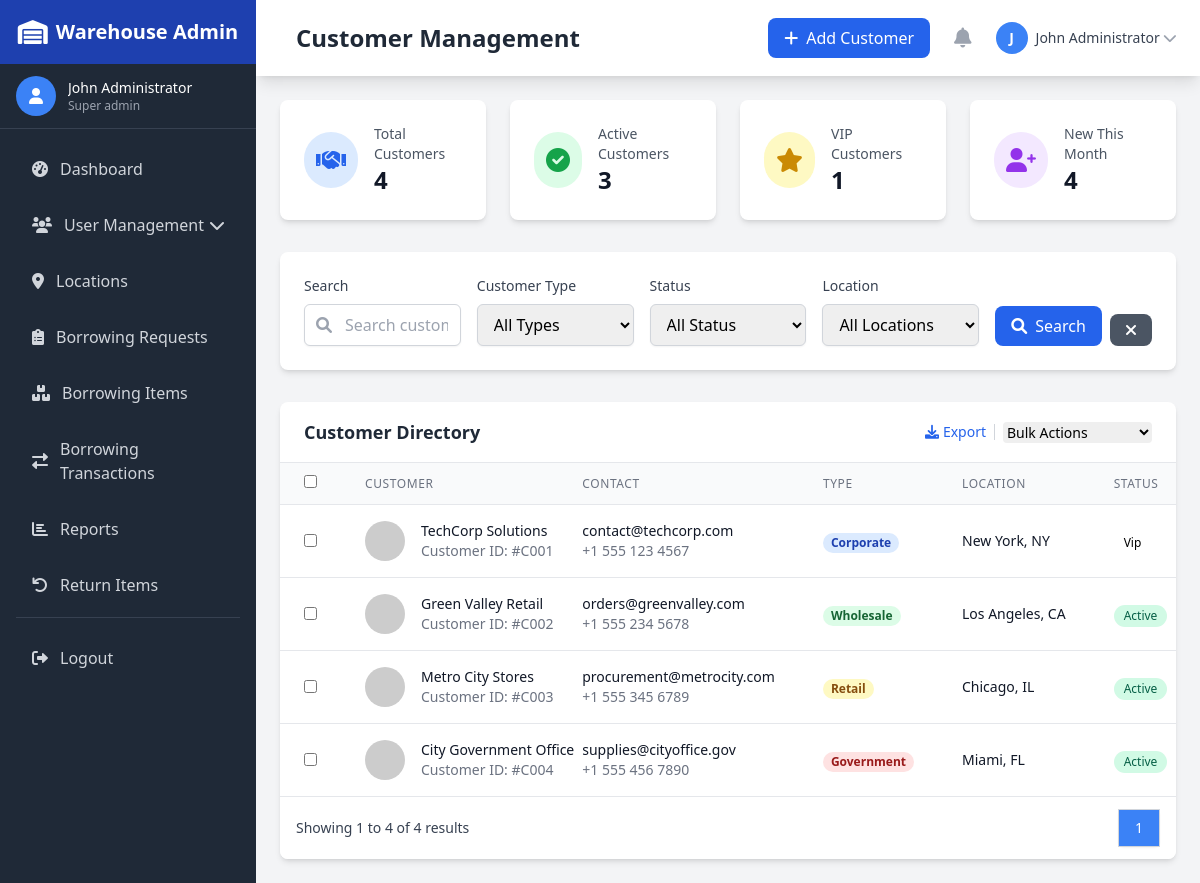
/user-management/customer-management.php (signed in), run on the app's committed database.
### tables this page shows
CREATE TABLE Customer (
    id INT PRIMARY KEY AUTO_INCREMENT,
    name VARCHAR(100),
    email VARCHAR(100) UNIQUE,
    password_hash VARCHAR(255),
    phone VARCHAR(20),
    address TEXT,
    customer_type ENUM('retail', 'wholesale', 'corporate', 'government') DEFAULT 'retail',
    location_type ENUM('local', 'regional', 'national', 'international') DEFAULT 'local',
    contact_person VARCHAR(100),
    alt_phone VARCHAR(20),
    credit_limit DECIMAL(10,2) DEFAULT 0.00,
    payment_terms ENUM('net-30', 'net-60', 'cod', 'advance') DEFAULT 'net-30',
    billing_address TEXT,
    shipping_address TEXT,
    status ENUM('active', 'inactive', 'vip', 'suspended') DEFAULT 'active',
    created_at DATETIME DEFAULT CURRENT_TIMESTAMP
);

### user-management/customer-management.php (the view, shortened to what this page needs)
<?php
require_once '../includes/auth.php';
function getCustomerStats($pdo) {
    $stats = [];
    $stmt = $pdo->query("SELECT COUNT(*) as total FROM Customer");
    $stats['total_customers'] = $stmt->fetch()['total'] ?? 0;
    $stmt = $pdo->query("SELECT COUNT(*) as active FROM Customer WHERE status = 'active'");
    $stats['active_customers'] = $stmt->fetch()['active'] ?? 0;
    $stmt = $pdo->query("SELECT COUNT(*) as vip FROM Customer WHERE status = 'vip'");
    $stats['vip_customers'] = $stmt->fetch()['vip'] ?? 0;
    $stmt = $pdo->query("SELECT COUNT(*) as new_customers FROM Customer WHERE created_at >= DATE_SUB(NOW(), INTERVAL 30 DAY)");
    $stats['new_this_month'] = $stmt->fetch()['new_customers'] ?? 0;
    return $stats;
}
function getCustomers($pdo, $page = 1, $limit = 10, $filters = []) {
    $offset = ($page - 1) * $limit;
    $whereClause = "WHERE 1=1";
    $params = [];
    $query = "SELECT * FROM Customer $whereClause ORDER BY created_at DESC LIMIT :limit OFFSET :offset";
    $stmt = $pdo->prepare($query);
    $stmt->bindValue(':limit', $limit, PDO::PARAM_INT);
    $stmt->bindValue(':offset', $offset, PDO::PARAM_INT);
    $stmt->execute();
    return $stmt->fetchAll();
}
$filters = [
    'search' => $_GET['search'] ?? '',
    'type' => $_GET['type'] ?? '',
    'status' => $_GET['status'] ?? '',
    'location' => $_GET['location'] ?? ''
];
$page = (int)($_GET['page'] ?? 1);
$limit = 10;
$stats = getCustomerStats($pdo);
$customers = getCustomers($pdo, $page, $limit, $filters);
?>
<!DOCTYPE html>
<html lang="en">
<head>
    <script src="https://cdn.tailwindcss.com"></script>
    <link href="https://cdnjs.cloudflare.com/ajax/libs/font-awesome/6.0.0/css/all.min.css" rel="stylesheet">
    <link rel="stylesheet" href="../css/style.css">
</head>
<body class="bg-gray-100">
    <?php include '../includes/sidebar.php'; ?>
    <div class="lg:ml-64">
        <?php include '../includes/navbar.php'; ?>
        <main class="p-6">
            <div class="grid grid-cols-1 md:grid-cols-4 gap-6 mb-8">
                <div class="bg-white rounded-lg shadow-md p-6">
                    <div class="flex items-center">
                        <div class="p-3 rounded-full bg-blue-100 text-blue-600">
                            <i class="fas fa-handshake text-2xl"></i>
                        </div>
                        <div class="ml-4">
                            <h2 class="text-sm font-medium text-gray-600">Total Customers</h2>
                            <p class="text-2xl font-semibold text-gray-900"><?php echo $stats['total_customers']; ?></p>
                        </div>
                    </div>
                </div>
                <div class="bg-white rounded-lg shadow-md p-6">
                    <div class="flex items-center">
                        <div class="p-3 rounded-full bg-green-100 text-green-600">
                            <i class="fas fa-check-circle text-2xl"></i>
                        </div>
                        <div class="ml-4">
                            <h2 class="text-sm font-medium text-gray-600">Active Customers</h2>
                            <p class="text-2xl font-semibold text-gray-900"><?php echo $stats['active_customers']; ?></p>
                        </div>
                    </div>
                </div>
                <div class="bg-white rounded-lg shadow-md p-6">
                    <div class="flex items-center">
                        <div class="p-3 rounded-full bg-yellow-100 text-yellow-600">
                            <i class="fas fa-star text-2xl"></i>
                        </div>
                        <div class="ml-4">
                            <h2 class="text-sm font-medium text-gray-600">VIP Customers</h2>
                            <p class="text-2xl font-semibold text-gray-900"><?php echo $stats['vip_customers']; ?></p>
                        </div>
                    </div>
                </div>
                <div class="bg-white rounded-lg shadow-md p-6">
                    <div class="flex items-center">
                        <div class="p-3 rounded-full bg-purple-100 text-purple-600">
                            <i class="fas fa-user-plus text-2xl"></i>
                        </div>
                        <div class="ml-4">
                            <h2 class="text-sm font-medium text-gray-600">New This Month</h2>
                            <p class="text-2xl font-semibold text-gray-900"><?php echo $stats['new_this_month']; ?></p>
                        </div>
                    </div>
                </div>
            </div>
            <div class="bg-white rounded-lg shadow-md p-6 mb-8">
                <form method="GET" action="">
                    <div class="grid grid-cols-1 md:grid-cols-5 gap-4">
                        <div>
                            <label class="block text-sm font-medium text-gray-700 mb-2">Search</label>
                            <div class="relative">
                                <input type="text" name="search" placeholder="Search customers..."
                                       value="<?php echo htmlspecialchars($filters['search']); ?>"
                                       class="form-input pl-10" id="search-input">
                                <div class="absolute inset-y-0 left-0 pl-3 flex items-center">
                                    <i class="fas fa-search text-gray-400"></i>
                                </div>
                            </div>
                        </div>
                        <div>
                            <label class="block text-sm font-medium text-gray-700 mb-2">Customer Type</label>
                            <select name="type" class="form-select" id="type-filter">
                                <option value="">All Types</option>
                            </select>
                        </div>
                        <div>
                            <label class="block text-sm font-medium text-gray-700 mb-2">Status</label>
                            <select name="status" class="form-select" id="status-filter">
                                <option value="">All Status</option>
                            </select>
                        </div>
                        <div>
                            <label class="block text-sm font-medium text-gray-700 mb-2">Location</label>
                            <select name="location" class="form-select" id="location-filter">
                                <option value="">All Locations</option>
                            </select>
                        </div>
                        <div class="flex items-end space-x-2">
                            <button type="submit" class="btn btn-primary flex-1">
                                <i class="fas fa-search mr-2"></i>Search
                            </button>
                            <a href="customer-management.php" class="btn btn-secondary">
                                <i class="fas fa-times"></i>
                            </a>
                        </div>
                    </div>
                </form>
            </div>
            <div class="bg-white rounded-lg shadow-md overflow-hidden">
                <div class="px-6 py-4 border-b border-gray-200 flex items-center justify-between">
                    <h3 class="text-lg font-semibold text-gray-800">Customer Directory</h3>
                    <div class="flex items-center space-x-2">
                        <button onclick="exportCustomers()" class="text-blue-600 hover:text-blue-800 text-sm">
                            <i class="fas fa-download mr-1"></i>Export
                        </button>
                        <select onchange="handleBulkAction(this.value)" class="text-sm border-gray-300 rounded">
                            <option value="">Bulk Actions</option>
                        </select>
                    </div>
                </div>
                <div class="overflow-x-auto">
                    <table class="min-w-full divide-y divide-gray-200">
                        <thead class="bg-gray-50">
                            <tr>
                                <th class="px-6 py-3 text-left text-xs font-medium text-gray-500 uppercase tracking-wider">
                                    <input type="checkbox" class="rounded border-gray-300" id="select-all">
                                </th>
                                <th class="px-6 py-3 text-left text-xs font-medium text-gray-500 uppercase tracking-wider">Customer</th>
                                <th class="px-6 py-3 text-left text-xs font-medium text-gray-500 uppercase tracking-wider">Contact</th>
                                <th class="px-6 py-3 text-left text-xs font-medium text-gray-500 uppercase tracking-wider">Type</th>
                                <th class="px-6 py-3 text-left text-xs font-medium text-gray-500 uppercase tracking-wider">Location</th>
                                <th class="px-6 py-3 text-left text-xs font-medium text-gray-500 uppercase tracking-wider">Status</th>
                            </tr>
                        </thead>
                        <tbody class="bg-white divide-y divide-gray-200" id="customers-table-body">
                            <?php if (empty($customers)): ?>
                            <tr>
                                <td colspan="8" class="px-6 py-4 text-center text-gray-500">
                                    No customers found
                                </td>
                            </tr>
                            <?php else: ?>
                            <?php foreach ($customers as $customer): ?>
                            <tr class="hover:bg-gray-50">
                                <td class="px-6 py-4">
                                    <input type="checkbox" class="rounded border-gray-300 customer-checkbox" data-id="<?php echo $customer['id']; ?>">
                                </td>
                                <td class="px-6 py-4 whitespace-nowrap">
                                    <div class="flex items-center">
                                        <img class="h-10 w-10 rounded-full" src="https://ui-avatars.com/api/?name=<?php echo urlencode($customer['name']); ?>&background=3B82F6&color=fff" alt="">
                                        <div class="ml-4">
                                            <div class="text-sm font-medium text-gray-900"><?php echo htmlspecialchars($customer['name']); ?></div>
                                            <div class="text-sm text-gray-500">Customer ID: #C<?php echo str_pad($customer['id'], 3, '0', STR_PAD_LEFT); ?></div>
                                        </div>
                                    </div>
                                </td>
                                <td class="px-6 py-4 whitespace-nowrap">
                                    <div class="text-sm text-gray-900"><?php echo htmlspecialchars($customer['email']); ?></div>
                                    <div class="text-sm text-gray-500"><?php echo htmlspecialchars($customer['phone']); ?></div>
                                </td>
                                <td class="px-6 py-4 whitespace-nowrap">
                                    <?php
                                    $typeColors = [
                                        'retail' => 'bg-yellow-100 text-yellow-800',
                                        'wholesale' => 'bg-green-100 text-green-800',
                                        'corporate' => 'bg-blue-100 text-blue-800',
                                        'government' => 'bg-red-100 text-red-800'
                                    ];
                                    $typeColor = $typeColors[$customer['customer_type']] ?? 'bg-gray-100 text-gray-800';
                                    ?>
                                    <span class="px-2 inline-flex text-xs leading-5 font-semibold rounded-full <?php echo $typeColor; ?>">
                                        <?php echo ucfirst($customer['customer_type']); ?>
                                    </span>
                                </td>
                                <td class="px-6 py-4 whitespace-nowrap">
                                    <div class="text-sm text-gray-900"><?php echo htmlspecialchars($customer['address'] ?? ucfirst($customer['location_type'])); ?></div>
                                </td>
                                <td class="px-6 py-4 whitespace-nowrap">
                                    <?php
                                    $statusClasses = [
                                        'active' => 'badge-active',
                                        'inactive' => 'badge-inactive',
                                        'vip' => 'badge-vip',
                                        'suspended' => 'badge-warning'
                                    ];
                                    $statusClass = $statusClasses[$customer['status']] ?? 'badge-inactive';
                                    ?>
                                    <span class="badge <?php echo $statusClass; ?>"><?php echo ucfirst($customer['status']); ?></span>
                                </td>
                            </tr>
                            <?php endforeach; ?>
                            <?php endif; ?>
                        </tbody>
                    </table>
                </div>
                <div class="bg-white px-4 py-3 flex items-center justify-between border-t border-gray-200">
                    <div class="hidden sm:flex-1 sm:flex sm:items-center sm:justify-between">
                        <div>
                            <p class="text-sm text-gray-700">
                                Showing <span class="font-medium"><?php echo ($page - 1) * $limit + 1; ?></span> to
                                <span class="font-medium"><?php echo min($page * $limit, $stats['total_customers']); ?></span> of
                                <span class="font-medium"><?php echo $stats['total_customers']; ?></span> results
                            </p>
                        </div>
                        <div>
                            <nav class="relative z-0 inline-flex rounded-md shadow-sm -space-x-px">
                                <?php
                                $totalPages = ceil($stats['total_customers'] / $limit);
                                $startPage = max(1, $page - 2);
                                $endPage = min($totalPages, $page + 2);
                                for ($i = $startPage; $i <= $endPage; $i++):
                                ?>
                                <a href="?page=<?php echo $i; ?>&<?php echo http_build_query($filters); ?>"
                                   class="relative inline-flex items-center px-4 py-2 border border-gray-300 <?php echo $i === $page ? 'bg-primary text-white' : 'bg-white text-gray-700 hover:bg-gray-50'; ?> text-sm font-medium">
                                    <?php echo $i; ?>
                                </a>
                                <?php endfor; ?>
                            </nav>
                        </div>
                    </div>
                </div>
            </div>
        </main>
    </div>
</body>
</html>

### data on the page
customer: name "TechCorp Solutions", id "001", email "contact@techcorp.com", phone "+1 555 123 4567", customer_type "Corporate", address "New York, NY", status "Vip"
customer: name "Green Valley Retail", id "002", email "orders@greenvalley.com", phone "+1 555 234 5678", customer_type "Wholesale", address "Los Angeles, CA", status "Active"
customer: name "Metro City Stores", id "003", email "procurement@metrocity.com", phone "+1 555 345 6789", customer_type "Retail", address "Chicago, IL", status "Active"
customer: name "City Government Office", id "004", email "supplies@cityoffice.gov", phone "+1 555 456 7890", customer_type "Government", address "Miami, FL", status "Active"

### other printed values
$currentAdmin['name'] "John Administrator"
str_replace('-', ' ', $currentAdmin['role']) "Super admin"
$pageTitle "Customer Management"
$action['text'] "Add Customer"
substr($currentAdmin['name'], 0, 1) "J"
$stats['total_customers'] "4"
$stats['active_customers'] "3"
$stats['vip_customers'] "1"
$stats['new_this_month'] "4"
min($page * $limit, $stats['total_customers']) "4"
